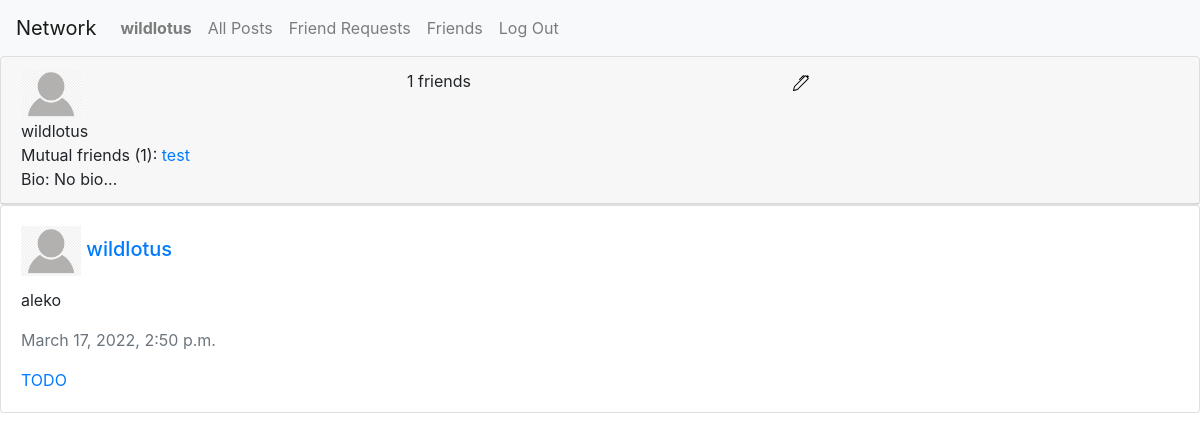
/profile/9 (signed in), run on the app's committed database.
### network/models.py (models this page shows)
class User(AbstractUser):
    pass

class UserProfile(models.Model):
    user = models.OneToOneField(User, primary_key=True, related_name="profile", on_delete=models.CASCADE)
    name = models.CharField(blank=True, null=True, max_length=64)
    bio = models.TextField(blank=True, default="No bio...")
    picture = models.ImageField(default="default_icon_2.png", blank=True, null=True)
    friends = models.ManyToManyField(User, blank=True, related_name="friends")

class Post(models.Model):
    author = models.ForeignKey(UserProfile, on_delete=models.CASCADE)
    description = models.CharField(max_length=64)
    timestamp = models.DateTimeField(default=timezone.now)

### network/views.py (the view)
# urls.py: path("profile/<int:profile_id>", views.show_profile, name="profile"),
def show_profile(request, profile_id):
    try:
        profile = UserProfile.objects.get(pk=profile_id)
        context = {
            "profile": profile,
            "posts": Post.objects.filter(author=profile).order_by('-timestamp'),
            "friend_request_available": not request.user.is_anonymous and not profile.user in request.user.profile.friends.all() and profile.user != request.user,
            "currently_friended": not request.user.is_anonymous and profile.user in request.user.profile.friends.all(),
            "friend_request_available": not request.user.is_anonymous and profile.user != request.user and not profile.user in request.user.profile.friends.all(),
        }
        if request.user.is_authenticated:
            context["self_in_friend_request"] = self_in_friend_request(profile.user, request.user)
            context["self_in_profile_friend_request"] = self_in_profile_friend_request(request.user, profile.user)
            context["mutual_friends"] = mutual_friends(request.user.profile, profile)
            context["mutual_friends_amount"] = mutual_friends(request.user.profile, profile).count()
            if self_in_profile_friend_request(request.user, profile.user):
                friend_request = FriendRequest.objects.get(to_user=request.user, from_user=profile.user)
                context["friend_request_id"] = friend_request.id
    except UserProfile.DoesNotExist:
        return JsonResponse({"error": "User matching query does not exist."})
    return render(request, "network/profile.html", context)

### network/views.py (called while the page is built)
def mutual_friends(request_user, profile):
    profile_friends = profile.friends.all()
    friends_with_profile = profile_friends.values_list('pk', flat=True)
    mutual_friends_of_request_user = request_user.friends.filter(pk__in=friends_with_profile)
    return mutual_friends_of_request_user

def self_in_friend_request(to_user, from_user):
    try:
        FriendRequest.objects.get(to_user=to_user, from_user=from_user)
        return True
    except FriendRequest.DoesNotExist:
        return False

def self_in_profile_friend_request(to_user, from_user):
    try:
        FriendRequest.objects.get(to_user=to_user, from_user=from_user)
        return True
    except FriendRequest.DoesNotExist:
        return False

### network/templates/network/profile.html (shortened to what this page needs)
{% extends "network/layout.html" %} {% load static %}
{% block body %}
    <div id="profile">
        <div class="card">
            <div class="card-header">
                <div>
                    <img class="profile_picture" src="{{ profile.picture.url }}" alt="Profile Picture">
                    <div class="profile-username">
                        {{ profile.user.username }}
                    </div>
                    <div class="profile-mutual-friends">
                        {% for mutual_friend in mutual_friends %}
                            Mutual friends ({{ mutual_friends_amount }}):
                            <a href="{% url 'profile' mutual_friend.id %}">{{ mutual_friend }}</a>
                        {% endfor %}
                    </div>
                    <div class="profile-bio">
                        Bio: {{ profile.bio }}
                    </div>
                </div>
                <div>
                    <span id="friends_amount">{{ profile.friends.count }}</span>
                    <span>friends</span>
                </div>
                <div>
                    {% if request.user == profile.user %}
                        <a href="{% url 'edit_profile' profile.user.id %}">
                            <img src="{% static 'network/images/pen.svg' %}" alt="Profile Edit Button">
                        </a>
                    {% endif %}
                </div>
            </div>
        </div>
    </div>
    {% for post in posts %}
        {% include "network/posts.html" %}
    {% empty %}
        <div>No posts.</div>
    {% endfor %}
{% endblock body %}

### network/templates/network/layout.html (shortened to what this page needs)
{% load static %}
<!DOCTYPE html>
<html lang="en">
<head>
    <link rel="stylesheet" href="https://stackpath.bootstrapcdn.com/bootstrap/4.4.1/css/bootstrap.min.css">
    <link rel="stylesheet" href="{% static 'network/css/styles.css' %}">
</head>
<body>
    <nav class="navbar navbar-expand-lg navbar-light bg-light">
        <a class="navbar-brand" href="#">Network</a>
        <div>
            <ul class="navbar-nav mr-auto">
                {% if user.is_authenticated %}
                <li class="nav-item">
                    <a class="nav-link" href="{% url 'profile' user.id %}" id="profile"><strong>{{ user.username }}</strong></a>
                </li>
                {% endif %}
                <li class="nav-item">
                    <a class="nav-link" href="{% url 'index' %}">All Posts</a>
                </li>
                {% if user.is_authenticated %}
                <li class="nav-item">
                    <a class="nav-link" href="{% url 'friend_requests' %}">Friend Requests</a>
                </li>
                <li class="nav-item">
                    <a class="nav-link" href="{% url 'friends' user.id %}">Friends</a>
                </li>
                <li class="nav-item">
                    <a class="nav-link" href="{% url 'logout' %}">Log Out</a>
                </li>
                {% endif %}
            </ul>
        </div>
    </nav>
    <div class="body">
        {% block body %}
        {% endblock %}
    </div>
</body>
</html>

### network/templates/network/posts.html
{% load static %}
<div class="card">
    <div class="card-body">
        <h5 class="card-title">
            <img class="profile_picture" src="{{ post.author.picture.url }}" alt="Post Auhor Profile Picture">
            <a href="{% url 'profile' post.author.user.id %}">{{ post.author.user.username }}</a>
        </h5>
        <p class="card-text">{{ post.description }}</p>
        <p class="card-text text-muted">{{ post.timestamp }}</p>
        <a href="#" class="card-link">TODO</a>
    </div>
</div>

### network/static/network/css/styles.css (style rules this page uses)
.card-header { display: flex; }
.card-header > div { flex: 1; }
.profile_picture { width: 60px; height: 50px; }

### data on the page
User: username "wildlotus"
UserProfile: picture (placeholder picture), user.username "wildlotus", bio "No bio...", friends.count "1"
User: is_active "1", username "test"
Post: author.picture (placeholder picture), author.user.username "wildlotus", description "aleko", timestamp "March 17, 2022, 2:50 p.m."
